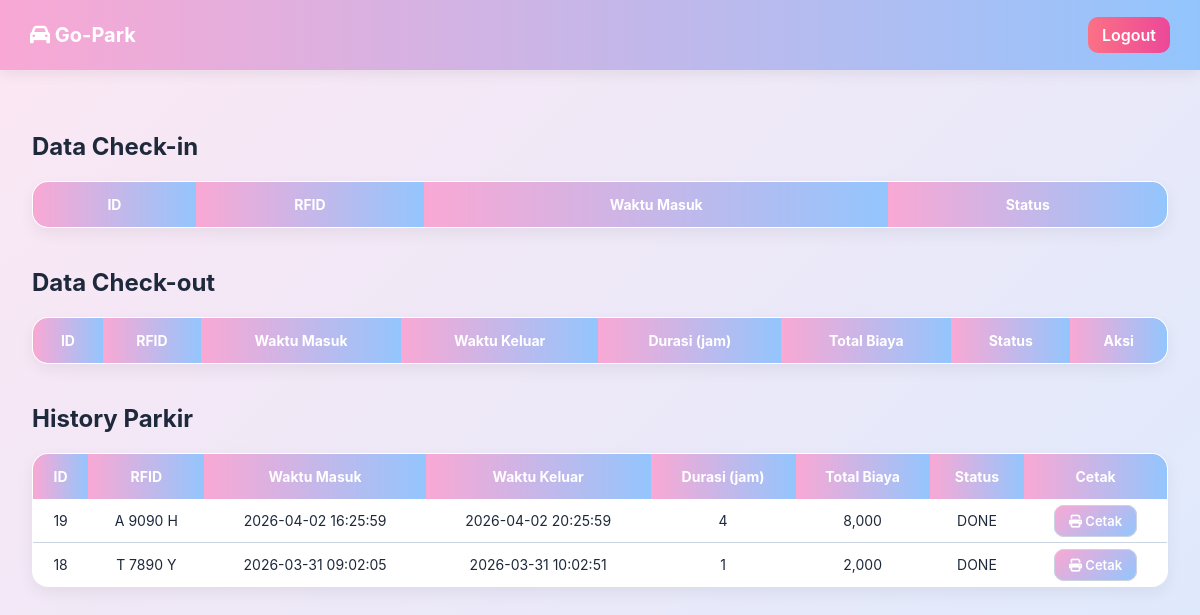
Screenshot of /controllers/ParkirController.php (signed in) with the database file from the repository.
### tables this page shows
CREATE TABLE `parkir` (
  `id` int(11) NOT NULL,
  `card_id` varchar(50) DEFAULT NULL,
  `checkin_time` datetime DEFAULT NULL,
  `checkout_time` datetime DEFAULT NULL,
  `duration` int(11) DEFAULT NULL,
  `status` enum('IN','OUT','DONE') DEFAULT NULL,
  `fee` int(11) DEFAULT NULL,
  `user_id` int(11) DEFAULT NULL
);

### controllers/ParkirController.php (called while the page is built, shortened)
<?php
require_once '../config/koneksi.php';
require_once '../models/ParkirModel.php';
$model = new ParkirModel($conn);
$dataHistory = $model->getHistory();
include '../views/dashboard.php';

### models/ParkirModel.php (called while the page is built, shortened)
<?php
class ParkirModel {
    private $conn;
    public function __construct($conn) {
        $this->conn = $conn;
    }
    public function getHistory() {
        return mysqli_query($this->conn, "
            SELECT
                id,
                card_id AS rfid,
                checkin_time AS waktu_masuk,
                checkout_time AS waktu_keluar,
                duration,
                fee AS biaya,
                status
            FROM parkir
            WHERE status='DONE'
            ORDER BY checkout_time DESC
        ");
    }
}

### views/dashboard.php (the view, shortened to what this page needs)
<!DOCTYPE html>
<html lang="id">
<head>
<link rel="stylesheet"
href="https://cdnjs.cloudflare.com/ajax/libs/font-awesome/6.5.0/css/all.min.css">
</head>
<body>
<div class="sidebar">
  <h3><i class="fa-solid fa-car"></i> Go-Park</h3>
  <a href="../logout.php">Logout</a>
</div>
<div class="content">
<h2>Data Check-in</h2>
<table>
<tr>
<th>ID</th>
<th>RFID</th>
<th>Waktu Masuk</th>
<th>Status</th>
</tr>
</table>
<h2>Data Check-out</h2>
<table>
<tr>
<th>ID</th>
<th>RFID</th>
<th>Waktu Masuk</th>
<th>Waktu Keluar</th>
<th>Durasi (jam)</th>
<th>Total Biaya</th>
<th>Status</th>
<th>Aksi</th>
</tr>
</table>
<h2>History Parkir</h2>
<table>
<tr>
<th>ID</th>
<th>RFID</th>
<th>Waktu Masuk</th>
<th>Waktu Keluar</th>
<th>Durasi (jam)</th>
<th>Total Biaya</th>
<th>Status</th>
<th>Cetak</th>
</tr>
<?php while($d = mysqli_fetch_assoc($dataHistory)) { ?>
<tr>
<td><?= htmlspecialchars($d['id']) ?></td>
<td><?= htmlspecialchars($d['rfid']) ?></td>
<td><?= $d['waktu_masuk'] ?></td>
<td><?= $d['waktu_keluar'] ?></td>
<td><?= $d['duration'] ?></td>
<td><?= number_format($d['biaya']) ?></td>
<td><?= strtoupper($d['status']) ?></td>
<td>
  <a class="btn" href="#"
onclick="showStruk(
'<?= $d['id'] ?>',
'<?= $d['rfid'] ?>',
'<?= $d['waktu_masuk'] ?>',
'<?= $d['waktu_keluar'] ?>',
'<?= $d['biaya'] ?>'
)">
<i class="fa fa-print"></i> Cetak
</a>
</td>
</tr>
<?php } ?>
</table>
</div>
</body>
</html>

### views/dashboard.php (style rules this page uses)
:root { --primary: #ec4899; --primary-dark: #3b82f6; --sidebar-light: #f9a8d4; --sidebar-dark: #93c5fd; --success: #16a34a; --danger: #dc2626; --text: #1e293b; --border-soft: #cbd5e1; }
* { margin: 0; padding: 0; box-sizing: border-box; font-family: "Inter", "Segoe UI", Arial, sans-serif; }
body { min-height: 100vh; background: linear-gradient(135deg, #fce7f3, #dbeafe); color: var(--text); }
.sidebar { width: 100%; height: 70px; position: fixed; top: 0; left: 0; display: flex; align-items: center; justify-content: space-between; padding: 0 30px; background: linear-gradient(90deg, var(--sidebar-light), var(--sidebar-dark)); box-shadow: 0 3px 14px rgba(0,0,0,0.08); }
.sidebar h3 { color: white; font-size: 20px; }
.sidebar a { display: flex; align-items: center; gap: 8px; text-decoration: none; font-weight: 600; color: white; padding: 8px 14px; border-radius: 10px; background: linear-gradient(90deg, #fb7185, #ec4899); }
.content { margin-top: 100px; padding: 32px; }
.content h2 { margin-bottom: 20px; }
table { width: 100%; border-collapse: collapse; background: #ffffff; border-radius: 16px; overflow: hidden; border: 1px solid var(--border-soft); box-shadow: 0 6px 16px rgba(0,0,0,0.06); margin-bottom: 40px; }
th { background: linear-gradient(90deg, #f9a8d4, #93c5fd); padding: 14px; font-size: 14px; font-weight: 700; color: white; }
td { padding: 13px; font-size: 14px; text-align: center; border-bottom: 1px solid var(--border-soft); }
.btn { padding: 7px 14px; font-size: 13px; font-weight: 600; border-radius: 10px; border: 1px solid var(--border-soft); background: linear-gradient(135deg, #f9a8d4, #93c5fd); color: white; text-decoration: none; }

### rows the page displays
parkir: id "19", card "A 9090 H", checkin_time "2026-04-02 16:25:59", checkout_time "2026-04-02 20:25:59", duration "4", fee "8,000", status "DONE"
parkir: id "18", card "T 7890 Y", checkin_time "2026-03-31 09:02:05", checkout_time "2026-03-31 10:02:51", duration "1", fee "2,000", status "DONE"
